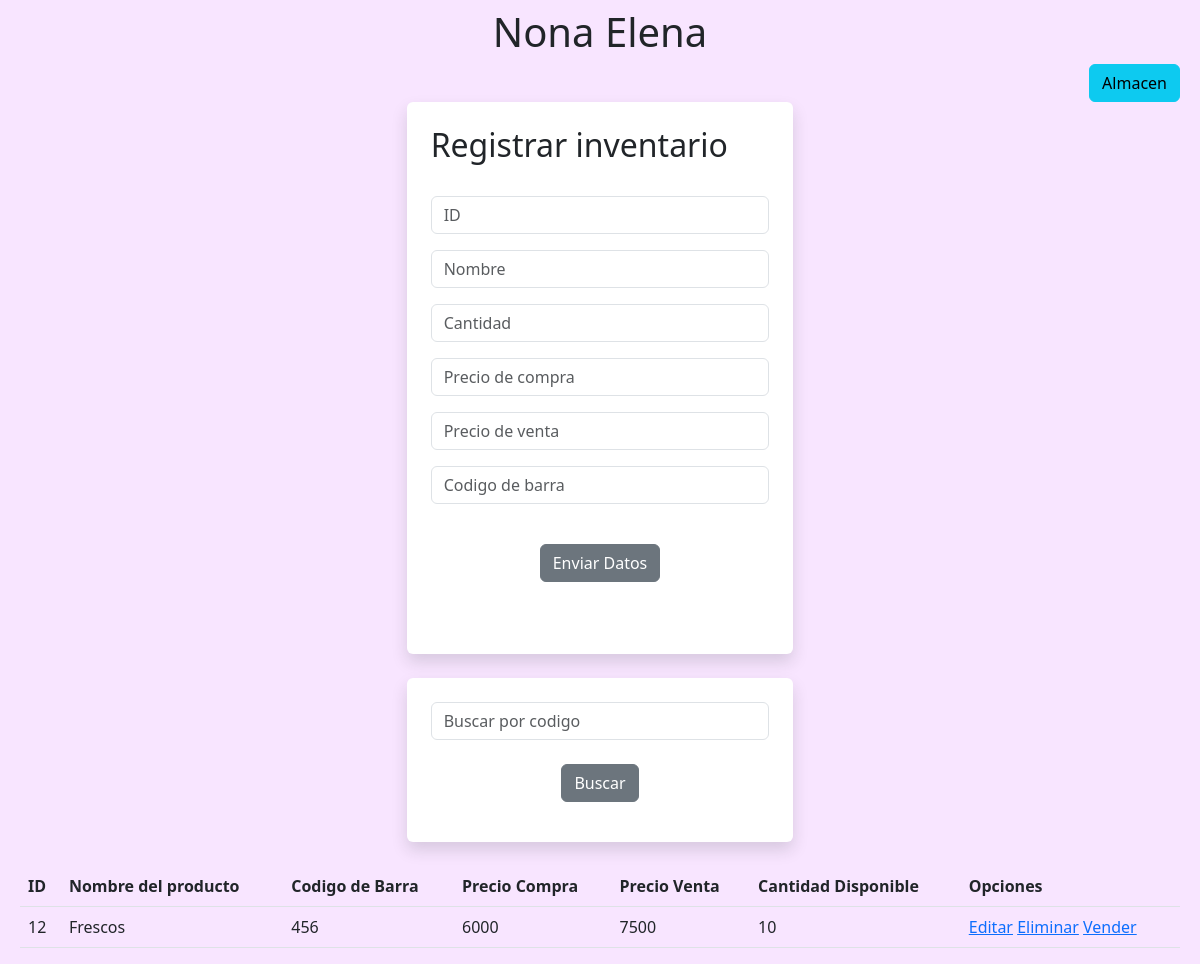
The page / on the database its author committed.
### tables this page shows
CREATE TABLE `productos` (
  `id` int(4) NOT NULL,
  `nombre` varchar(30) NOT NULL,
  `codigo` varchar(20) NOT NULL,
  `preciocompra` int(7) NOT NULL,
  `precioventa` int(7) NOT NULL,
  `cantidad` int(4) NOT NULL
);

### index.php (the view, shortened to what this page needs)
<?php
    $conexion=mysqli_connect('localhost','root','','inventario');
?>
<!DOCTYPE html>
<html lang="en">
<head>
    <link rel="stylesheet" href="css/bootstrap.css">
    <link rel="stylesheet" href="css/index.css">
</head>
<body>
    <div class="title_menu">
        <h1>Nona Elena</h1>
    </div>
    <div class="almacen_button">
        <a class="btn btn-info" href="almacen.php">Almacen</a>
    </div>
    <form action="insertar.php" method="post">
        <div class="cont">
            <div class="containe bg-white rounded shadow p-4 col-xl-4 col-lg-6">
                <div>
                    <h2>Registrar inventario</h2>
                </div>
                <br>
                <div class="mb-3">
                    <input class="form-control" placeholder="ID" type="text" name="id" readonly="readonly">
                </div>
                <div class="mb-3">
                    <input class="form-control" placeholder="Nombre" type="text" name="nombre" id="">
                </div>
                <div class="mb-3">
                    <input class="form-control" placeholder="Cantidad" type="text" name="cantidad" id="">
                </div>
                <div class="mb-3">
                    <input class="form-control" placeholder="Precio de compra" type="text" name="preciocompra" id="">
                </div>
                <div class="mb-3">
                    <input class="form-control" placeholder="Precio de venta" type="text" name="precioventa" id="">
                </div>
                <div class="mb-3">
                    <input class="form-control" placeholder="Codigo de barra" type="text" name="codigo" id="">
                </div>
                <br>
                <div class="boton">
                    <input class="btn btn-secondary" type="submit" value="Enviar Datos">
                </div>
                <br>
                <br>
            </div>
        </div>
    </form>
    <br>
    <div class="buscar">
        <div class="containe bg-white rounded shadow p-4 col-xl-4 col-lg-6">
            <form action="buscador.php" method="post">
                <div class="mb-3">
                    <input class="form-control" placeholder="Buscar por codigo" type="text" name="buscar" id="">
                    <br>
                    <div class="boton"><input class="btn btn-secondary" type="submit" value="Buscar"></div>
                </div>
            </form>
        </div>
    </div>
        <br>
        <table class="table table-striped">
            <thead>
                <tr>
                    <th>ID</th>
                    <th>Nombre del producto</th>
                    <th>Codigo de Barra</th>
                    <th>Precio Compra</th>
                    <th>Precio Venta</th>
                    <th>Cantidad Disponible</th>
                    <th>Opciones</th>
                </tr>
                <?php
                $sql = "SELECT * FROM productos order by id";
                $result = mysqli_query($conexion, $sql);
                while ($mostrar = mysqli_fetch_row($result)){
                 ?>
                <tr>
                    <td><?php echo $mostrar['0']?></td>
                    <td><?php echo $mostrar['1']?></td>
                    <td><?php echo $mostrar['2']?></td>
                    <td><?php echo $mostrar['3']?></td>
                    <td><?php echo $mostrar['4']?></td>
                    <td><?php echo $mostrar['5']?></td>
                    <td>
                        <a href="editar.php?
                        id=<?php echo $mostrar['0']?> &
                        nombre=<?php echo $mostrar['1']?> &
                        codigo=<?php echo $mostrar['2']?> &
                        preciocompra=<?php echo $mostrar['3']?> &
                        precioventa=<?php echo $mostrar['4']?> &
                        cantidad=<?php echo $mostrar['5']?>
                        ">Editar</a>
                        <a href="sp_eliminar.php?
                        id=<?php echo $mostrar['0']?>
                        ">Eliminar</a>
                        <a href="ventas.php?
                        id=<?php echo $mostrar['0']?> &
                        nombre=<?php echo $mostrar['1']?> &
                        codigo=<?php echo $mostrar['2']?> &
                        preciocompra=<?php echo $mostrar['3']?> &
                        precioventa=<?php echo $mostrar['4']?>
                        ">Vender</a>
                    </td>
                </tr>
                <?php
                }
                ?>
            </thead>
        </table>
</body>
</html>

### css/index.css (style rules this page uses)
body { margin: 8px 20px !important; background-color: #F8E5FF; }
.title_menu { text-align: center; }
.almacen_button { text-align: end; }
.buscar { display: flex; justify-content: center; }
.cont { display: flex; justify-content: center; }
.boton { display: flex; justify-content: center; }

### rows shown on the page
productos: id "12", nombre "Frescos", codigo "456", preciocompra "6000", precioventa "7500", cantidad "10"
